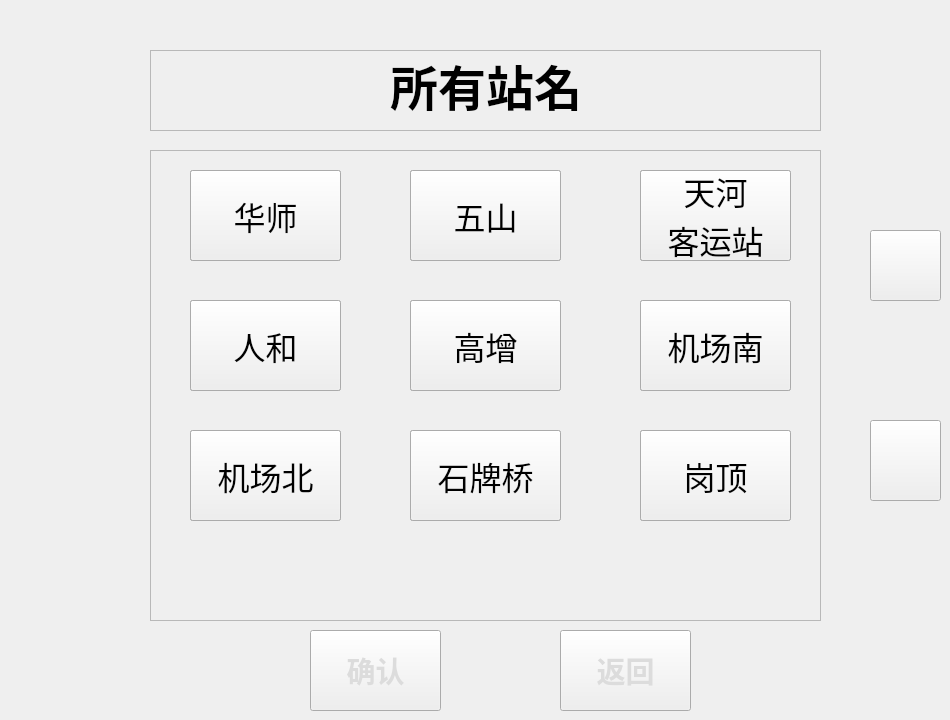
   <widget class="QWidget" name="tab_2">
    <property name="styleSheet">
     <string notr="true">QWidget#tab_2{
	background-color: rgb(173, 181, 178);
}
</string>
    </property>
    <attribute name="title">
     <string>页</string>
    </attribute>
    <widget class="QFrame" name="frame">
     <property name="geometry">
      <rect>
       <x>150</x>
       <y>50</y>
       <width>671</width>
       <height>81</height>
      </rect>
     </property>
     <property name="frameShape">
      <enum>QFrame::StyledPanel</enum>
     </property>
     <property name="frameShadow">
      <enum>QFrame::Raised</enum>
     </property>
     <widget class="QLabel" name="label_3">
      <property name="geometry">
       <rect>
        <x>240</x>
        <y>0</y>
        <width>211</width>
        <height>71</height>
       </rect>
      </property>
      <property name="font">
       <font>
        <family>Agency FB</family>
        <pointsize>26</pointsize>
        <weight>75</weight>
        <bold>true</bold>
       </font>
      </property>
      <property name="text">
       <string>&lt;html&gt;&lt;head/&gt;&lt;body&gt;&lt;p&gt;&lt;span style=&quot; font-size:36pt;&quot;&gt;所有站名&lt;/span&gt;&lt;/p&gt;&lt;/body&gt;&lt;/html&gt;</string>
      </property>
     </widget>
    </widget>
    <widget class="QFrame" name="frame_2">
     <property name="geometry">
      <rect>
       <x>150</x>
       <y>150</y>
       <width>671</width>
       <height>471</height>
      </rect>
     </property>
     <property name="frameShape">
      <enum>QFrame::StyledPanel</enum>
     </property>
     <property name="frameShadow">
      <enum>QFrame::Raised</enum>
     </property>
     <widget class="QPushButton" name="pushButton_addr_name_station_1">
      <property name="geometry">
       <rect>
        <x>40</x>
        <y>20</y>
        <width>151</width>
        <height>91</height>
       </rect>
      </property>
      <property name="font">
       <font>
        <pointsize>24</pointsize>
       </font>
      </property>
      <property name="text">
       <string>番禺广场</string>
      </property>
     </widget>
     <widget class="QPushButton" name="pushButton_addr_name_station_2">
      <property name="geometry">
       <rect>
        <x>260</x>
        <y>20</y>
        <width>151</width>
        <height>91</height>
       </rect>
      </property>
      <property name="font">
       <font>
        <pointsize>24</pointsize>
       </font>
      </property>
      <property name="text">
       <string>市桥</string>
      </property>
     </widget>
     <widget class="QPushButton" name="pushButton_addr_name_station_3">
      <property name="geometry">
       <rect>
        <x>490</x>
        <y>20</y>
        <width>151</width>
        <height>91</height>
       </rect>
      </property>
      <property name="font">
       <font>
        <pointsize>24</pointsize>
       </font>
      </property>
      <property name="text">
       <string>汉溪长隆</string>
      </property>
     </widget>
     <widget class="QPushButton" name="pushButton_addr_name_station_4">
      <property name="geometry">
       <rect>
        <x>40</x>
        <y>150</y>
        <width>151</width>
        <height>91</height>
       </rect>
      </property>
      <property name="font">
       <font>
        <pointsize>24</pointsize>
       </font>
      </property>
      <property name="text">
       <string>大石</string>
      </property>
     </widget>
     <widget class="QPushButton" name="pushButton_addr_name_station_5">
      <property name="geometry">
       <rect>
        <x>260</x>
        <y>150</y>
        <width>151</width>
        <height>91</height>
       </rect>
      </property>
      <property name="font">
       <font>
        <pointsize>24</pointsize>
       </font>
      </property>
      <property name="text">
       <string>厦窖</string>
      </property>
     </widget>
     <widget class="QPushButton" name="pushButton_addr_name_station_6">
      <property name="geometry">
       <rect>
        <x>490</x>
        <y>150</y>
        <width>151</width>
        <height>91</height>
       </rect>
      </property>
      <property name="font">
       <font>
        <pointsize>24</pointsize>
       </font>
      </property>
      <property name="text">
       <string>沥滘</string>
      </property>
     </widget>
     <widget class="QPushButton" name="pushButton_addr_name_station_7">
      <property name="geometry">
       <rect>
        <x>40</x>
        <y>280</y>
        <width>151</width>
        <height>91</height>
       </rect>
      </property>
      <property name="font">
       <font>
        <pointsize>24</pointsize>
       </font>
      </property>
      <property name="text">
       <string>大塘</string>
      </property>
     </widget>
     <widget class="QPushButton" name="pushButton_addr_name_station_8">
      <property name="geometry">
       <rect>
        <x>260</x>
        <y>280</y>
        <width>151</width>
        <height>91</height>
       </rect>
      </property>
      <property name="font">
       <font>
        <pointsize>24</pointsize>
       </font>
      </property>
      <property name="text">
       <string>客村</string>
      </property>
     </widget>
     <widget class="QPushButton" name="pushButton_addr_name_station_9">
      <property name="geometry">
       <rect>
        <x>490</x>
        <y>280</y>
        <width>151</width>
        <height>91</height>
       </rect>
      </property>
      <property name="font">
       <font>
        <pointsize>24</pointsize>
       </font>
      </property>
      <property name="text">
       <string>赤岗塔</string>
      </property>
     </widget>
     <widget class="QPushButton" name="pushButton_addr_name_station_16">
      <property name="geometry">
       <rect>
        <x>40</x>
        <y>280</y>
        <width>151</width>
        <height>91</height>
       </rect>
      </property>
      <property name="font">
       <font>
        <pointsize>24</pointsize>
       </font>
      </property>
      <property name="text">
       <string>京溪
南方医院</string>
      </property>
     </widget>
     <widget class="QPushButton" name="pushButton_addr_name_station_12">
      <property name="geometry">
       <rect>
        <x>490</x>
        <y>20</y>
        <width>151</width>
        <height>91</height>
       </rect>
      </property>
      <property name="font">
       <font>
        <pointsize>24</pointsize>
       </font>
      </property>
      <property name="text">
       <string>林和西</string>
      </property>
     </widget>
     <widget class="QPushButton" name="pushButton_addr_name_station_17">
      <property name="geometry">
       <rect>
        <x>260</x>
        <y>280</y>
        <width>151</width>
        <height>91</height>
       </rect>
      </property>
      <property name="font">
       <font>
        <pointsize>24</pointsize>
       </font>
      </property>
      <property name="text">
       <string>同和</string>
      </property>
     </widget>
     <widget class="QPushButton" name="pushButton_addr_name_station_10">
      <property name="geometry">
       <rect>
        <x>40</x>
        <y>20</y>
        <width>151</width>
        <height>91</height>
       </rect>
      </property>
      <property name="font">
       <font>
        <pointsize>24</pointsize>
       </font>
      </property>
      <property name="text">
       <string>珠江新城</string>
      </property>
     </widget>
     <widget class="QPushButton" name="pushButton_addr_name_station_11">
      <property name="geometry">
       <rect>
        <x>260</x>
        <y>20</y>
        <width>151</width>
        <height>91</height>
       </rect>
      </property>
      <property name="font">
       <font>
        <pointsize>24</pointsize>
       </font>
      </property>
      <property name="text">
       <string>体育西路</string>
      </property>
     </widget>
     <widget class="QPushButton" name="pushButton_addr_name_station_14">
      <property name="geometry">
       <rect>
        <x>260</x>
        <y>150</y>
        <width>151</width>
        <height>91</height>
       </rect>
      </property>
      <property name="font">
       <font>
        <pointsize>24</pointsize>
       </font>
      </property>
      <property name="text">
       <string>燕塘</string>
      </property>
     </widget>
     <widget class="QPushButton" name="pushButton_addr_name_station_18">
      <property name="geometry">
       <rect>
        <x>490</x>
        <y>280</y>
        <width>151</width>
        <height>91</height>
       </rect>
      </property>
      <property name="font">
       <font>
        <pointsize>24</pointsize>
       </font>
      </property>
      <property name="text">
       <string>永泰</string>
      </property>
     </widget>
     <widget class="QPushButton" name="pushButton_addr_name_station_13">
      <property name="geometry">
       <rect>
        <x>40</x>
        <y>150</y>
        <width>151</width>
        <height>91</height>
       </rect>
      </property>
      <property name="font">
       <font>
        <pointsize>24</pointsize>
       </font>
      </property>
      <property name="text">
       <string>广州东站</string>
      </property>
     </widget>
     <widget class="QPushButton" name="pushButton_addr_name_station_15">
      <property name="geometry">
       <rect>
        <x>490</x>
        <y>150</y>
        <width>151</width>
        <height>91</height>
       </rect>
      </property>
      <property name="font">
       <font>
        <pointsize>24</pointsize>
       </font>
      </property>
      <property name="text">
       <string>梅花园</string>
      </property>
     </widget>
     <widget class="QPushButton" name="pushButton_addr_name_station_25">
      <property name="geometry">
       <rect>
        <x>40</x>
        <y>280</y>
        <width>151</width>
        <height>91</height>
       </rect>
      </property>
      <property name="font">
       <font>
        <pointsize>24</pointsize>
       </font>
      </property>
      <property name="text">
       <string>机场北</string>
      </property>
     </widget>
     <widget class="QPushButton" name="pushButton_addr_name_station_21">
      <property name="geometry">
       <rect>
        <x>490</x>
        <y>20</y>
        <width>151</width>
        <height>91</height>
       </rect>
      </property>
      <property name="font">
       <font>
        <pointsize>24</pointsize>
       </font>
      </property>
      <property name="text">
       <string>龙归</string>
      </property>
     </widget>
     <widget class="QPushButton" name="pushButton_addr_name_station_20">
      <property name="geometry">
       <rect>
        <x>260</x>
        <y>20</y>
        <width>151</width>
        <height>91</height>
       </rect>
      </property>
      <property name="font">
       <font>
        <pointsize>24</pointsize>
       </font>
      </property>
      <property name="text">
       <string>嘉禾望岗</string>
      </property>
     </widget>
     <widget class="QPushButton" name="pushButton_addr_name_station_27">
      <property name="geometry">
       <rect>
        <x>490</x>
        <y>280</y>
        <width>151</width>
        <height>91</height>
       </rect>
      </property>
      <property name="font">
       <font>
        <pointsize>24</pointsize>
       </font>
      </property>
      <property name="text">
       <string>岗顶</string>
      </property>
     </widget>
     <widget class="QPushButton" name="pushButton_addr_name_station_26">
      <property name="geometry">
       <rect>
        <x>260</x>
        <y>280</y>
        <width>151</width>
        <height>91</height>
       </rect>
      </property>
      <property name="font">
       <font>
        <pointsize>24</pointsize>
       </font>
      </property>
      <property name="text">
       <string>石牌桥</string>
      </property>
     </widget>
     <widget class="QPushButton" name="pushButton_addr_name_station_19">
      <property name="geometry">
       <rect>
        <x>40</x>
        <y>20</y>
        <width>151</width>
        <height>91</height>
       </rect>
      </property>
      <property name="font">
       <font>
        <pointsize>24</pointsize>
       </font>
      </property>
      <property name="text">
       <string>白云
大道北</string>
      </property>
     </widget>
     <widget class="QPushButton" name="pushButton_addr_name_station_22">
      <property name="geometry">
       <rect>
        <x>40</x>
        <y>150</y>
        <width>151</width>
        <height>91</height>
       </rect>
      </property>
      <property name="font">
       <font>
        <pointsize>24</pointsize>
       </font>
      </property>
      <property name="text">
       <string>人和</string>
      </property>
     </widget>
     <widget class="QPushButton" name="pushButton_addr_name_station_23">
      <property name="geometry">
       <rect>
        <x>260</x>
        <y>150</y>
        <width>151</width>
        <height>91</height>
       </rect>
      </property>
      <property name="font">
       <font>
        <pointsize>24</pointsize>
       </font>
      </property>
      <property name="text">
       <string>高增</string>
      </property>
     </widget>
     <widget class="QPushButton" name="pushButton_addr_name_station_24">
      <property name="geometry">
       <rect>
        <x>490</x>
        <y>150</y>
        <width>151</width>
        <height>91</height>
       </rect>
      </property>
      <property name="font">
       <font>
        <pointsize>24</pointsize>
       </font>
      </property>
      <property name="text">
       <string>机场南</string>
      </property>
     </widget>
     <widget class="QPushButton" name="pushButton_addr_name_station_30">
      <property name="geometry">
       <rect>
        <x>490</x>
        <y>20</y>
        <width>151</width>
        <height>91</height>
       </rect>
      </property>
      <property name="font">
       <font>
        <pointsize>24</pointsize>
       </font>
      </property>
      <property name="text">
       <string>天河
客运站</string>
      </property>
     </widget>
     <widget class="QPushButton" name="pushButton_addr_name_station_29">
      <property name="geometry">
       <rect>
        <x>260</x>
        <y>20</y>
        <width>151</width>
        <height>91</height>
       </rect>
      </property>
      <property name="minimumSize">
       <size>
        <width>131</width>
        <height>71</height>
       </size>
      </property>
      <property name="font">
       <font>
        <pointsize>24</pointsize>
       </font>
      </property>
      <property name="text">
       <string>五山</string>
      </property>
     </widget>
     <widget class="QPushButton" name="pushButton_addr_name_station_28">
      <property name="geometry">
       <rect>
        <x>40</x>
        <y>20</y>
        <width>151</width>
        <height>91</height>
       </rect>
      </property>
      <property name="minimumSize">
       <size>
        <width>131</width>
        <height>71</height>
       </size>
      </property>
      <property name="font">
       <font>
        <pointsize>24</pointsize>
       </font>
      </property>
      <property name="text">
       <string>华师</string>
      </property>
     </widget>
    </widget>
    <widget class="QPushButton" name="pushButton_addr_name_confirm">
     <property name="geometry">
      <rect>
       <x>310</x>
       <y>630</y>
       <width>131</width>
       <height>81</height>
      </rect>
     </property>
     <property name="font">
      <font>
       <family>Agency FB</family>
       <pointsize>22</pointsize>
       <weight>75</weight>
       <bold>true</bold>
      </font>
     </property>
     <property name="styleSheet">
      <string notr="true">QPushButton
{
	border-image: url(:/button_normal.png);
	color: rgb(220, 220, 220);
}

QPushButton::pressed
{
	color: rgb(220, 220, 220);
	border-image: url(:/yellow_square.png);
}</string>
     </property>
     <property name="text">
      <string>确认</string>
     </property>
    </widget>
    <widget class="QPushButton" name="pushButton_broadcast_back_4">
     <property name="geometry">
      <rect>
       <x>560</x>
       <y>630</y>
       <width>131</width>
       <height>81</height>
      </rect>
     </property>
     <property name="font">
      <font>
       <family>Agency FB</family>
       <pointsize>22</pointsize>
       <weight>75</weight>
       <bold>true</bold>
      </font>
     </property>
     <property name="styleSheet">
      <string notr="true">QPushButton
{
	border-image: url(:/button_normal.png);
	color: rgb(220, 220, 220);
}

QPushButton::pressed
{
	color: rgb(220, 220, 220);
	border-image: url(:/yellow_square.png);
}</string>
     </property>
     <property name="text">
      <string>返回</string>
     </property>
    </widget>
    <widget class="QPushButton" name="pushButton_addr_name_choose_up">
     <property name="geometry">
      <rect>
       <x>870</x>
       <y>230</y>
       <width>71</width>
       <height>71</height>
      </rect>
     </property>
     <property name="styleSheet">
      <string notr="true">QPushButton
{
	border-image: url(:/key_button_up.png);
}</string>
     </property>
     <property name="text">
      <string/>
     </property>
    </widget>
    <widget class="QPushButton" name="pushButton_addr_name_choose_down">
     <property name="geometry">
      <rect>
       <x>870</x>
       <y>420</y>
       <width>71</width>
       <height>81</height>
      </rect>
     </property>
     <property name="styleSheet">
      <string notr="true">QPushButton
{
	border-image: url(:/key_button_down.png);
}</string>
     </property>
     <property name="text">
      <string/>
     </property>
    </widget>
   </widget>
